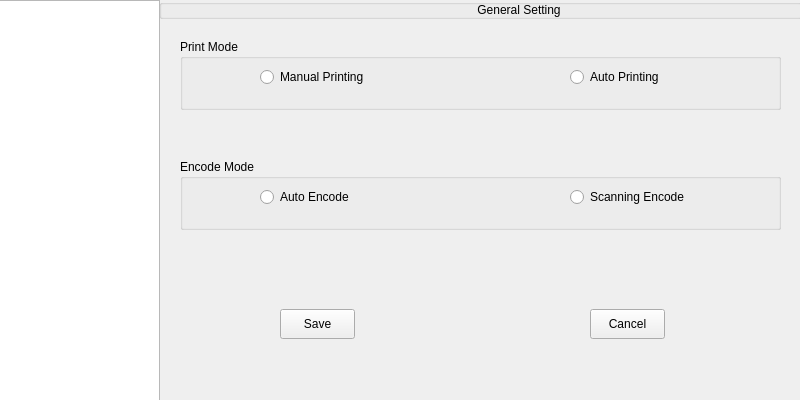
<?xml version="1.0" encoding="UTF-8"?>
<ui version="4.0">
 <class>SetWindow</class>
 <widget class="QWidget" name="SetWindow">
  <property name="geometry">
   <rect>
    <x>0</x>
    <y>0</y>
    <width>800</width>
    <height>400</height>
   </rect>
  </property>
  <property name="windowTitle">
   <string>Form</string>
  </property>
  <property name="windowIcon">
   <iconset resource="qt200.qrc">
    <normaloff>:/resource/image/Title.png</normaloff>:/resource/image/Title.png</iconset>
  </property>
  <widget class="QListWidget" name="listWidget">
   <property name="geometry">
    <rect>
     <x>-1</x>
     <y>0</y>
     <width>161</width>
     <height>401</height>
    </rect>
   </property>
   <property name="sizeIncrement">
    <size>
     <width>0</width>
     <height>0</height>
    </size>
   </property>
   <property name="baseSize">
    <size>
     <width>0</width>
     <height>0</height>
    </size>
   </property>
   <property name="font">
    <font>
     <pointsize>11</pointsize>
     <kerning>true</kerning>
    </font>
   </property>
  </widget>
  <widget class="QStackedWidget" name="stackedWidget">
   <property name="geometry">
    <rect>
     <x>160</x>
     <y>-1</y>
     <width>640</width>
     <height>391</height>
    </rect>
   </property>
   <property name="currentIndex">
    <number>0</number>
   </property>
   <widget class="QWidget" name="PrintSetPage">
    <widget class="QGroupBox" name="groupBox_Pinrt">
     <property name="geometry">
      <rect>
       <x>-1</x>
       <y>0</y>
       <width>643</width>
       <height>20</height>
      </rect>
     </property>
     <property name="title">
      <string/>
     </property>
     <widget class="QLabel" name="lbPrintTitle">
      <property name="geometry">
       <rect>
        <x>300</x>
        <y>3</y>
        <width>120</width>
        <height>16</height>
       </rect>
      </property>
      <property name="layoutDirection">
       <enum>Qt::LeftToRight</enum>
      </property>
      <property name="text">
       <string>General Setting</string>
      </property>
      <property name="alignment">
       <set>Qt::AlignCenter</set>
      </property>
     </widget>
    </widget>
    <widget class="QGroupBox" name="groupBox_PrintModel">
     <property name="geometry">
      <rect>
       <x>20</x>
       <y>40</y>
       <width>601</width>
       <height>71</height>
      </rect>
     </property>
     <property name="title">
      <string>Print Mode</string>
     </property>
     <widget class="QRadioButton" name="rbAuto">
      <property name="geometry">
       <rect>
        <x>390</x>
        <y>30</y>
        <width>161</width>
        <height>16</height>
       </rect>
      </property>
      <property name="text">
       <string>Auto Printing</string>
      </property>
     </widget>
     <widget class="QRadioButton" name="rbManual">
      <property name="geometry">
       <rect>
        <x>80</x>
        <y>30</y>
        <width>161</width>
        <height>16</height>
       </rect>
      </property>
      <property name="text">
       <string>Manual Printing</string>
      </property>
     </widget>
    </widget>
    <widget class="QPushButton" name="btnPrintSave">
     <property name="geometry">
      <rect>
       <x>120</x>
       <y>310</y>
       <width>75</width>
       <height>30</height>
      </rect>
     </property>
     <property name="text">
      <string>Save</string>
     </property>
    </widget>
    <widget class="QPushButton" name="btnPrintCancel">
     <property name="geometry">
      <rect>
       <x>430</x>
       <y>310</y>
       <width>75</width>
       <height>30</height>
      </rect>
     </property>
     <property name="text">
      <string>Cancel</string>
     </property>
    </widget>
    <widget class="QGroupBox" name="groupBox_Encode">
     <property name="geometry">
      <rect>
       <x>20</x>
       <y>160</y>
       <width>601</width>
       <height>71</height>
      </rect>
     </property>
     <property name="title">
      <string>Encode Mode</string>
     </property>
     <widget class="QRadioButton" name="rbAutoEncode">
      <property name="geometry">
       <rect>
        <x>80</x>
        <y>30</y>
        <width>161</width>
        <height>16</height>
       </rect>
      </property>
      <property name="text">
       <string>Auto Encode</string>
      </property>
     </widget>
     <widget class="QRadioButton" name="rbScanEncode">
      <property name="geometry">
       <rect>
        <x>390</x>
        <y>30</y>
        <width>161</width>
        <height>16</height>
       </rect>
      </property>
      <property name="text">
       <string>Scanning Encode</string>
      </property>
     </widget>
    </widget>
   </widget>
   <widget class="QWidget" name="RefValueSetPage">
    <widget class="QLabel" name="lbRefvTitle">
     <property name="geometry">
      <rect>
       <x>300</x>
       <y>0</y>
       <width>111</width>
       <height>16</height>
      </rect>
     </property>
     <property name="text">
      <string>Renf Setting</string>
     </property>
    </widget>
    <widget class="QGroupBox" name="groupBox_Refv">
     <property name="geometry">
      <rect>
       <x>-1</x>
       <y>0</y>
       <width>643</width>
       <height>20</height>
      </rect>
     </property>
     <property name="title">
      <string/>
     </property>
    </widget>
    <widget class="QPushButton" name="btnAdd">
     <property name="geometry">
      <rect>
       <x>90</x>
       <y>40</y>
       <width>70</width>
       <height>30</height>
      </rect>
     </property>
     <property name="text">
      <string>Add</string>
     </property>
    </widget>
    <widget class="QPushButton" name="btnModify">
     <property name="geometry">
      <rect>
       <x>280</x>
       <y>40</y>
       <width>70</width>
       <height>30</height>
      </rect>
     </property>
     <property name="text">
      <string>Modify</string>
     </property>
    </widget>
    <widget class="QPushButton" name="btnDelete">
     <property name="geometry">
      <rect>
       <x>460</x>
       <y>40</y>
       <width>70</width>
       <height>30</height>
      </rect>
     </property>
     <property name="text">
      <string>Delete</string>
     </property>
    </widget>
    <widget class="QTableWidget" name="twRefvInfo">
     <property name="geometry">
      <rect>
       <x>10</x>
       <y>80</y>
       <width>621</width>
       <height>311</height>
      </rect>
     </property>
    </widget>
    <zorder>groupBox_Refv</zorder>
    <zorder>lbRefvTitle</zorder>
    <zorder>btnAdd</zorder>
    <zorder>btnModify</zorder>
    <zorder>btnDelete</zorder>
    <zorder>twRefvInfo</zorder>
   </widget>
   <widget class="QWidget" name="DateSetPage">
    <widget class="QLabel" name="lbDateTitle">
     <property name="geometry">
      <rect>
       <x>300</x>
       <y>2</y>
       <width>131</width>
       <height>16</height>
      </rect>
     </property>
     <property name="text">
      <string>Date/Time Setting</string>
     </property>
    </widget>
    <widget class="QGroupBox" name="groupBox_Date">
     <property name="geometry">
      <rect>
       <x>-1</x>
       <y>0</y>
       <width>643</width>
       <height>20</height>
      </rect>
     </property>
     <property name="title">
      <string/>
     </property>
    </widget>
    <widget class="QLabel" name="lbDatetag">
     <property name="geometry">
      <rect>
       <x>60</x>
       <y>50</y>
       <width>101</width>
       <height>16</height>
      </rect>
     </property>
     <property name="text">
      <string>Time Setting</string>
     </property>
    </widget>
    <widget class="QPushButton" name="btnSetDateSave">
     <property name="geometry">
      <rect>
       <x>120</x>
       <y>110</y>
       <width>75</width>
       <height>30</height>
      </rect>
     </property>
     <property name="text">
      <string>OK</string>
     </property>
    </widget>
    <widget class="QDateEdit" name="dteDateSet">
     <property name="geometry">
      <rect>
       <x>160</x>
       <y>50</y>
       <width>110</width>
       <height>22</height>
      </rect>
     </property>
     <property name="displayFormat">
      <string>yyyy/MM/dd</string>
     </property>
     <property name="calendarPopup">
      <bool>true</bool>
     </property>
    </widget>
    <widget class="QTimeEdit" name="dteTimeSet">
     <property name="geometry">
      <rect>
       <x>290</x>
       <y>50</y>
       <width>118</width>
       <height>22</height>
      </rect>
     </property>
     <property name="displayFormat">
      <string>HH:mm:ss</string>
     </property>
     <property name="calendarPopup">
      <bool>false</bool>
     </property>
    </widget>
    <zorder>groupBox_Date</zorder>
    <zorder>lbDateTitle</zorder>
    <zorder>lbDatetag</zorder>
    <zorder>btnSetDateSave</zorder>
    <zorder>dteDateSet</zorder>
    <zorder>dteTimeSet</zorder>
   </widget>
   <widget class="QWidget" name="SystemSetPage">
    <widget class="QLabel" name="lbSysSetTitle">
     <property name="geometry">
      <rect>
       <x>300</x>
       <y>3</y>
       <width>151</width>
       <height>16</height>
      </rect>
     </property>
     <property name="text">
      <string>System Setting</string>
     </property>
    </widget>
    <widget class="QGroupBox" name="groupBox_SysSet">
     <property name="geometry">
      <rect>
       <x>-1</x>
       <y>0</y>
       <width>643</width>
       <height>21</height>
      </rect>
     </property>
     <property name="title">
      <string/>
     </property>
    </widget>
    <widget class="QGroupBox" name="groupBox_Lis">
     <property name="geometry">
      <rect>
       <x>20</x>
       <y>30</y>
       <width>601</width>
       <height>61</height>
      </rect>
     </property>
     <property name="title">
      <string>LIS Connection</string>
     </property>
     <widget class="QRadioButton" name="rbNull">
      <property name="geometry">
       <rect>
        <x>80</x>
        <y>30</y>
        <width>89</width>
        <height>16</height>
       </rect>
      </property>
      <property name="text">
       <string>Null</string>
      </property>
     </widget>
     <widget class="QRadioButton" name="rbHL7">
      <property name="geometry">
       <rect>
        <x>470</x>
        <y>30</y>
        <width>89</width>
        <height>16</height>
       </rect>
      </property>
      <property name="text">
       <string>HL7</string>
      </property>
     </widget>
     <widget class="QRadioButton" name="rbASTM">
      <property name="geometry">
       <rect>
        <x>280</x>
        <y>30</y>
        <width>89</width>
        <height>16</height>
       </rect>
      </property>
      <property name="text">
       <string>ASTM</string>
      </property>
     </widget>
    </widget>
    <widget class="QGroupBox" name="groupBox_Net">
     <property name="geometry">
      <rect>
       <x>20</x>
       <y>100</y>
       <width>601</width>
       <height>121</height>
      </rect>
     </property>
     <property name="title">
      <string>Network Setting</string>
     </property>
     <widget class="QLabel" name="lbLocalIP">
      <property name="geometry">
       <rect>
        <x>30</x>
        <y>40</y>
        <width>111</width>
        <height>20</height>
       </rect>
      </property>
      <property name="text">
       <string>Local IP Add</string>
      </property>
     </widget>
     <widget class="QLabel" name="lbServerIP">
      <property name="geometry">
       <rect>
        <x>30</x>
        <y>80</y>
        <width>111</width>
        <height>20</height>
       </rect>
      </property>
      <property name="text">
       <string>Server IP Add</string>
      </property>
     </widget>
     <widget class="QLabel" name="lbServerPort">
      <property name="geometry">
       <rect>
        <x>310</x>
        <y>80</y>
        <width>101</width>
        <height>20</height>
       </rect>
      </property>
      <property name="text">
       <string>Server Port</string>
      </property>
     </widget>
     <widget class="QLineEdit" name="leLocalIP">
      <property name="geometry">
       <rect>
        <x>140</x>
        <y>40</y>
        <width>113</width>
        <height>20</height>
       </rect>
      </property>
     </widget>
     <widget class="QLineEdit" name="leServerIP">
      <property name="geometry">
       <rect>
        <x>140</x>
        <y>80</y>
        <width>113</width>
        <height>20</height>
       </rect>
      </property>
     </widget>
     <widget class="QLineEdit" name="leServerPort">
      <property name="geometry">
       <rect>
        <x>410</x>
        <y>80</y>
        <width>113</width>
        <height>20</height>
       </rect>
      </property>
     </widget>
    </widget>
    <widget class="QGroupBox" name="groupBox_Language">
     <property name="geometry">
      <rect>
       <x>20</x>
       <y>240</y>
       <width>301</width>
       <height>81</height>
      </rect>
     </property>
     <property name="title">
      <string>Language Options</string>
     </property>
     <widget class="QComboBox" name="cBoxLanguage">
      <property name="geometry">
       <rect>
        <x>80</x>
        <y>31</y>
        <width>141</width>
        <height>31</height>
       </rect>
      </property>
      <item>
       <property name="text">
        <string>Chinese</string>
       </property>
      </item>
      <item>
       <property name="text">
        <string>English</string>
       </property>
      </item>
     </widget>
    </widget>
    <widget class="QGroupBox" name="groupBox_Channel">
     <property name="geometry">
      <rect>
       <x>330</x>
       <y>240</y>
       <width>291</width>
       <height>81</height>
      </rect>
     </property>
     <property name="title">
      <string>QC Channel</string>
     </property>
     <widget class="QComboBox" name="cBoxChannel">
      <property name="geometry">
       <rect>
        <x>90</x>
        <y>31</y>
        <width>141</width>
        <height>31</height>
       </rect>
      </property>
      <item>
       <property name="text">
        <string>Channel1</string>
       </property>
      </item>
      <item>
       <property name="text">
        <string>Channel2</string>
       </property>
      </item>
      <item>
       <property name="text">
        <string>Channel3</string>
       </property>
      </item>
     </widget>
    </widget>
    <widget class="QPushButton" name="btnSysSave">
     <property name="geometry">
      <rect>
       <x>120</x>
       <y>350</y>
       <width>75</width>
       <height>30</height>
      </rect>
     </property>
     <property name="text">
      <string>Save</string>
     </property>
    </widget>
    <widget class="QPushButton" name="btnSysCancel">
     <property name="geometry">
      <rect>
       <x>410</x>
       <y>350</y>
       <width>75</width>
       <height>30</height>
      </rect>
     </property>
     <property name="text">
      <string>Cancel</string>
     </property>
    </widget>
    <zorder>groupBox_SysSet</zorder>
    <zorder>groupBox_Language</zorder>
    <zorder>groupBox_Lis</zorder>
    <zorder>lbSysSetTitle</zorder>
    <zorder>groupBox_Net</zorder>
    <zorder>groupBox_Channel</zorder>
    <zorder>btnSysSave</zorder>
    <zorder>btnSysCancel</zorder>
   </widget>
   <widget class="QWidget" name="RFCardInfoPage">
    <widget class="QTableWidget" name="twRFCardInfo">
     <property name="geometry">
      <rect>
       <x>10</x>
       <y>70</y>
       <width>621</width>
       <height>311</height>
      </rect>
     </property>
    </widget>
    <widget class="QPushButton" name="btnRFCQuery">
     <property name="geometry">
      <rect>
       <x>524</x>
       <y>20</y>
       <width>81</width>
       <height>41</height>
      </rect>
     </property>
     <property name="text">
      <string>Query</string>
     </property>
    </widget>
   </widget>
   <widget class="QWidget" name="SysInfoSetPage">
    <widget class="QLabel" name="lbSysInfoTitle">
     <property name="geometry">
      <rect>
       <x>300</x>
       <y>3</y>
       <width>121</width>
       <height>16</height>
      </rect>
     </property>
     <property name="text">
      <string>System Info</string>
     </property>
    </widget>
    <widget class="QGroupBox" name="groupBox_SysInfo">
     <property name="geometry">
      <rect>
       <x>-1</x>
       <y>0</y>
       <width>643</width>
       <height>21</height>
      </rect>
     </property>
     <property name="title">
      <string/>
     </property>
    </widget>
    <widget class="QLabel" name="lbSoftTag">
     <property name="geometry">
      <rect>
       <x>240</x>
       <y>140</y>
       <width>131</width>
       <height>20</height>
      </rect>
     </property>
     <property name="text">
      <string>Software Version：</string>
     </property>
    </widget>
    <widget class="QLabel" name="lbHardTag">
     <property name="geometry">
      <rect>
       <x>240</x>
       <y>190</y>
       <width>131</width>
       <height>20</height>
      </rect>
     </property>
     <property name="text">
      <string>Firmware version：</string>
     </property>
    </widget>
    <widget class="QLabel" name="lbSoftNum">
     <property name="geometry">
      <rect>
       <x>397</x>
       <y>140</y>
       <width>61</width>
       <height>20</height>
      </rect>
     </property>
     <property name="text">
      <string>V0.33.3</string>
     </property>
    </widget>
    <widget class="QLabel" name="lbHardNum">
     <property name="geometry">
      <rect>
       <x>397</x>
       <y>190</y>
       <width>61</width>
       <height>20</height>
      </rect>
     </property>
     <property name="text">
      <string>V0.5.1</string>
     </property>
    </widget>
    <widget class="QPushButton" name="btnSoftUpdate">
     <property name="geometry">
      <rect>
       <x>510</x>
       <y>260</y>
       <width>101</width>
       <height>41</height>
      </rect>
     </property>
     <property name="text">
      <string>Soft Update</string>
     </property>
    </widget>
    <widget class="QPushButton" name="btnHardUpdate">
     <property name="geometry">
      <rect>
       <x>510</x>
       <y>320</y>
       <width>101</width>
       <height>41</height>
      </rect>
     </property>
     <property name="text">
      <string>Hard Update</string>
     </property>
    </widget>
    <zorder>groupBox_SysInfo</zorder>
    <zorder>lbSysInfoTitle</zorder>
    <zorder>lbSoftTag</zorder>
    <zorder>lbHardTag</zorder>
    <zorder>lbSoftNum</zorder>
    <zorder>lbHardNum</zorder>
    <zorder>btnSoftUpdate</zorder>
    <zorder>btnHardUpdate</zorder>
   </widget>
   <widget class="QWidget" name="DebugSetPage">
    <widget class="QLabel" name="lbDebugTitle">
     <property name="geometry">
      <rect>
       <x>300</x>
       <y>3</y>
       <width>81</width>
       <height>16</height>
      </rect>
     </property>
     <property name="text">
      <string>Debug Mode</string>
     </property>
    </widget>
    <widget class="QGroupBox" name="groupBox_Debug">
     <property name="geometry">
      <rect>
       <x>-1</x>
       <y>0</y>
       <width>643</width>
       <height>21</height>
      </rect>
     </property>
     <property name="title">
      <string/>
     </property>
    </widget>
    <widget class="QPushButton" name="btnDebugLogout">
     <property name="geometry">
      <rect>
       <x>570</x>
       <y>40</y>
       <width>61</width>
       <height>31</height>
      </rect>
     </property>
     <property name="text">
      <string>Logout</string>
     </property>
    </widget>
    <widget class="QPushButton" name="btnDebugInterface">
     <property name="geometry">
      <rect>
       <x>20</x>
       <y>40</y>
       <width>75</width>
       <height>31</height>
      </rect>
     </property>
     <property name="text">
      <string>Interface</string>
     </property>
     <property name="autoDefault">
      <bool>false</bool>
     </property>
    </widget>
    <widget class="QLineEdit" name="leDebugLoginPwd">
     <property name="geometry">
      <rect>
       <x>320</x>
       <y>60</y>
       <width>161</width>
       <height>31</height>
      </rect>
     </property>
    </widget>
    <widget class="QPushButton" name="btnDebugOk">
     <property name="geometry">
      <rect>
       <x>290</x>
       <y>110</y>
       <width>61</width>
       <height>31</height>
      </rect>
     </property>
     <property name="text">
      <string>OK</string>
     </property>
    </widget>
    <widget class="QLabel" name="lbDebugLoginPwd">
     <property name="geometry">
      <rect>
       <x>200</x>
       <y>64</y>
       <width>121</width>
       <height>21</height>
      </rect>
     </property>
     <property name="text">
      <string>Login Password</string>
     </property>
    </widget>
    <zorder>groupBox_Debug</zorder>
    <zorder>lbDebugTitle</zorder>
    <zorder>btnDebugLogout</zorder>
    <zorder>btnDebugInterface</zorder>
    <zorder>leDebugLoginPwd</zorder>
    <zorder>btnDebugOk</zorder>
    <zorder>lbDebugLoginPwd</zorder>
   </widget>
  </widget>
 </widget>
 <resources>
  <include location="qt200.qrc"/>
 </resources>
 <connections/>
</ui>
